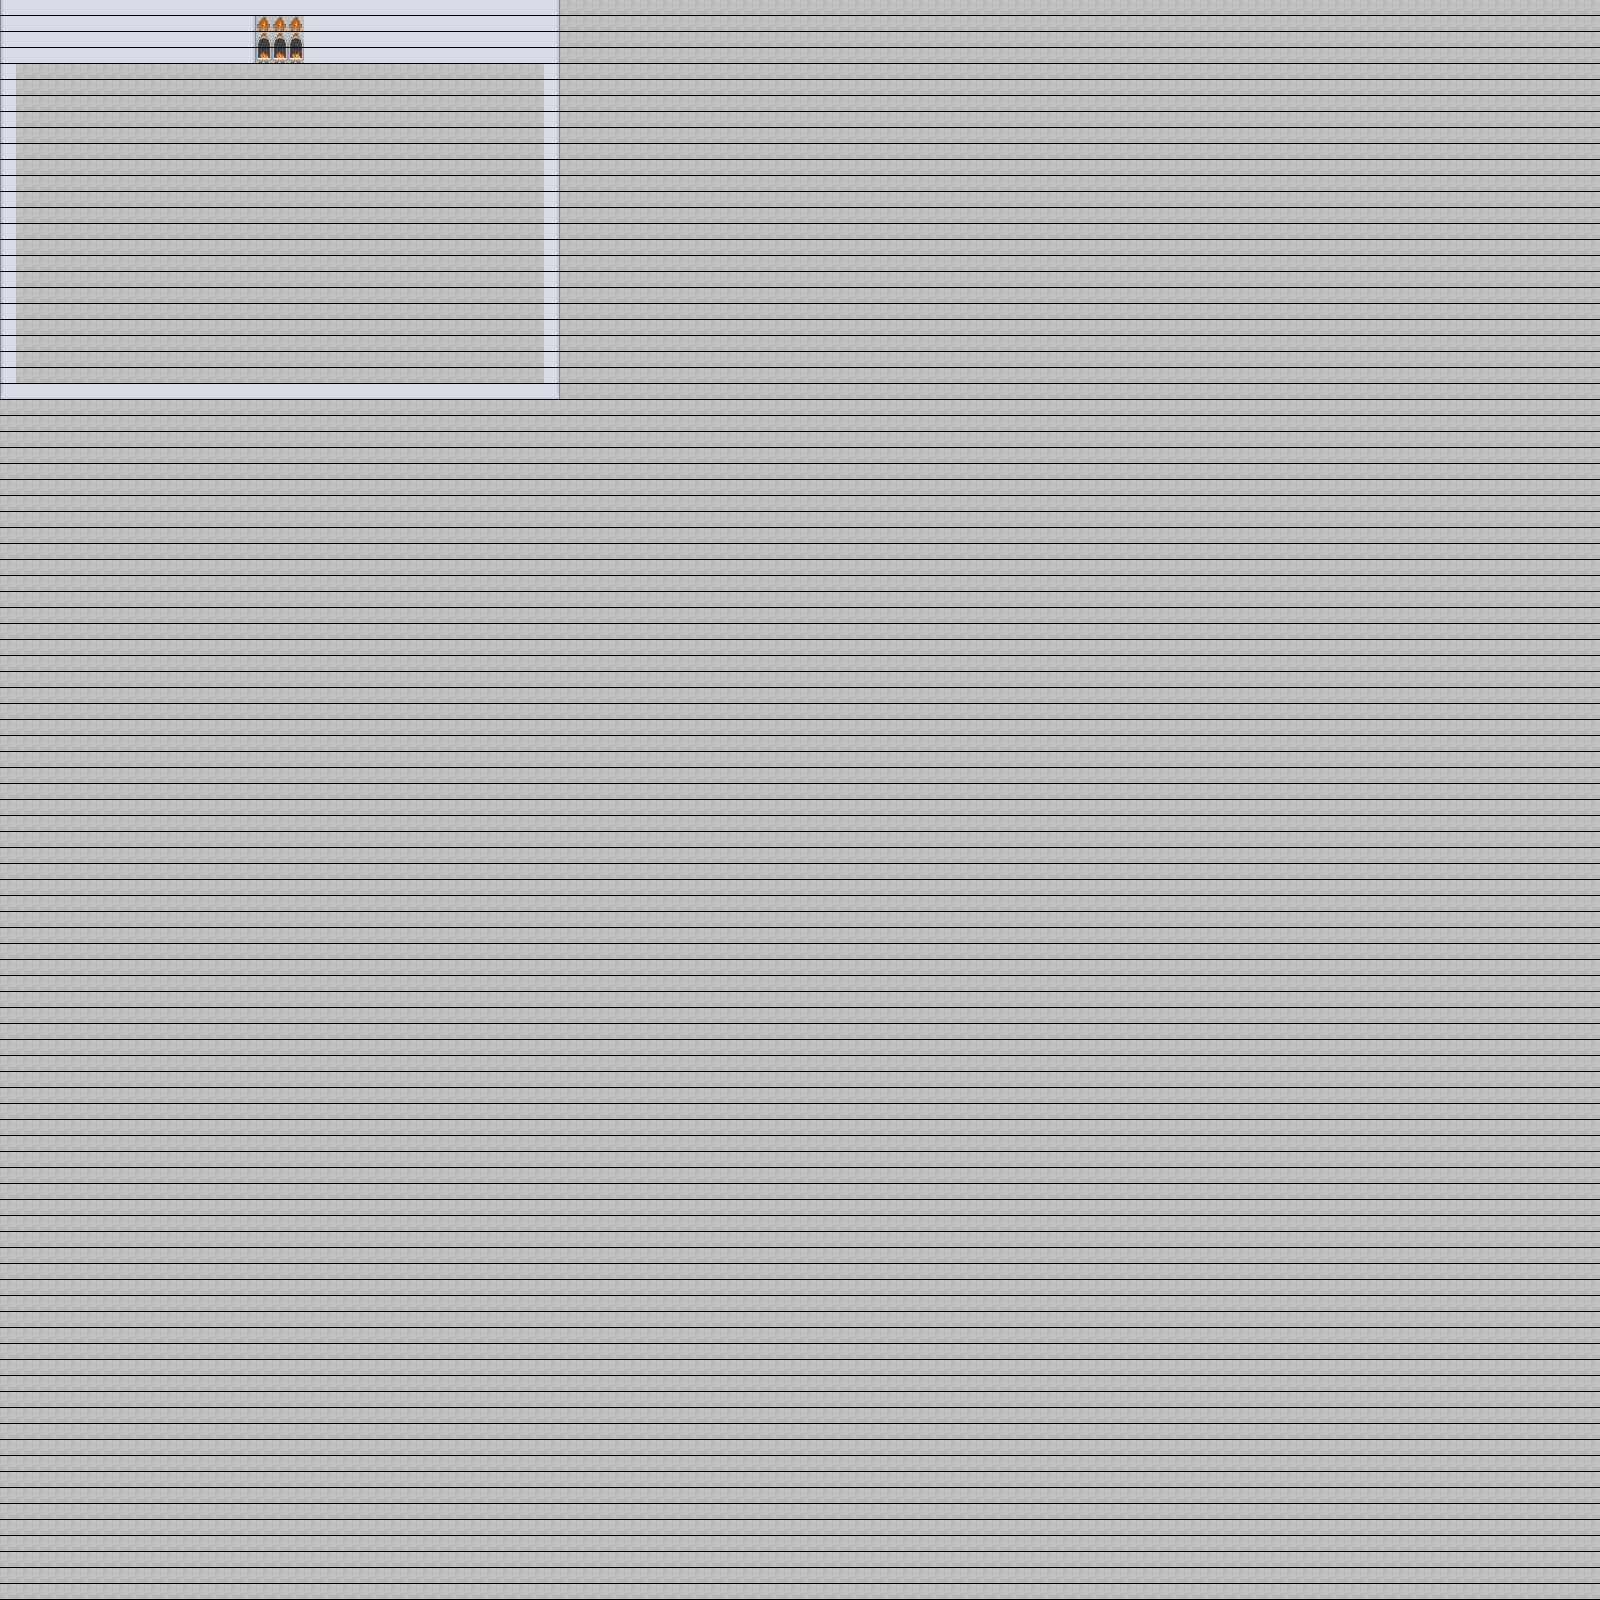

The image is a tile-based game level rendered from a .tmx file. Its description and source (layers, tilesets, objects; grid data summarised) follow:
An orthogonal 100x100 tile map with 16x16 px tiles, 3 tile layers (ground, floor, fire front) and 8 objects.

<map version="1.0" orientation="orthogonal" renderorder="right-down" width="100" height="100" tilewidth="16" tileheight="16" nextobjectid="1">
 <tileset firstgid="1" name="all" tilewidth="16" tileheight="16" spacing="1" tilecount="13166" columns="227">
  <image source="Tiles/all.png" width="3872" height="1001" />
  <tile id="11155">
   <objectgroup draworder="index">
    <object id="0" x="-0.25" y="0.5" width="16" height="13.75" />
   </objectgroup>
  </tile>
  <tile id="11156">
   <objectgroup draworder="index">
    <object id="0" x="0" y="0" width="16" height="16" />
   </objectgroup>
  </tile>
  <tile id="11381">
   <objectgroup draworder="index">
    <object id="0" x="0" y="0" width="16" height="16" />
   </objectgroup>
  </tile>
  <tile id="11382">
   <objectgroup draworder="index">
    <object id="0" x="0" y="0" width="16" height="16" />
   </objectgroup>
  </tile>
  <tile id="11383">
   <objectgroup draworder="index">
    <object id="0" x="0" y="0" width="16" height="16" />
   </objectgroup>
  </tile>
  <tile id="11608">
   <objectgroup draworder="index">
    <object id="0" x="0" y="0" width="16" height="16" />
   </objectgroup>
  </tile>
  <tile id="11609">
   <objectgroup draworder="index">
    <object id="0" x="0" y="-4" width="16" height="20" />
   </objectgroup>
  </tile>
  <tile id="11610">
   <objectgroup draworder="index">
    <object id="0" x="0" y="0" width="16" height="16" />
   </objectgroup>
  </tile>
 </tileset>
 <layer name="ground" width="100" height="100">
  <data>[10000 cells, 10000 non-empty, 1 distinct tile ids]</data>
 </layer>
 <layer name="floor" width="100" height="100">
  <data>[10000 cells, 215 non-empty, 10 distinct tile ids]</data>
 </layer>
 <layer name="fire front" width="100" height="100">
  <data>[10000 cells, 215 non-empty, 14 distinct tile ids]</data>
 </layer>
</map>
